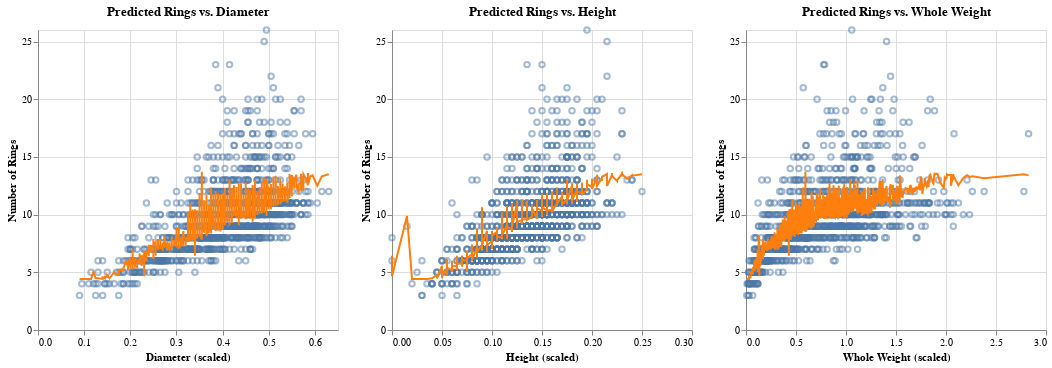

This figure's notebook cell:
### Code cell
rings_v_diameter = alt.Chart(abalone_predictions).mark_point(opacity=0.5).encode(
    x = alt.X("diameter").title("Diameter (scaled)"),
    y = alt.Y("rings").title("Number of Rings")
)

#filtered out an extreme outlier in terms of height (double the next greatest value)
rings_v_height = alt.Chart(abalone_predictions[(abalone_predictions["height"] < 0.3)]).mark_point(opacity=0.5).encode(
    x = alt.X("height").title("Height (scaled)").scale(domain=[0, 0.3]),
    y = alt.Y("rings").title("Number of Rings")
)

rings_v_weight = alt.Chart(abalone_predictions).mark_point(opacity=0.5).encode(
    x = alt.X("weight_whole").title("Whole Weight (scaled)"),
    y = alt.Y("rings").title("Number of Rings")
)

pred_rings_v_diameter = rings_v_diameter + alt.Chart(abalone_predictions, title="Predicted Rings vs. Diameter").mark_line(
    color="#ff7f0e"
).encode(
    x="diameter",
    y="predicted_rings"
)

pred_rings_v_height = rings_v_height + alt.Chart(abalone_predictions[(abalone_predictions["height"] < 0.3)], title="Predicted Rings vs. Height").mark_line(
    color="#ff7f0e"
).encode(
    x="height",
    y="predicted_rings"
)

pred_rings_v_weight = rings_v_weight + alt.Chart(abalone_predictions, title="Predicted Rings vs. Whole Weight").mark_line(
    color="#ff7f0e"
).encode(
    x="weight_whole",
    y="predicted_rings"
)

pred_rings_v_diameter | pred_rings_v_height | pred_rings_v_weight

### Figure 1 — Vega-Lite specification as saved in the notebook (floating-point values rounded to 4 significant figures; data arrays with more than 128 entries replaced by an {"elided": "..."} marker saying what was removed)
{"config": {"view": {"continuousWidth": 300, "continuousHeight": 300}}, "hconcat": [{"layer": [{"mark": {"type": "point", "opacity": 0.5}, "encoding": {"x": {"field": "diameter", "title": "Diameter (scaled)", "type": "quantitative"}, "y": {"field": "rings", "title": "Number of Rings", "type": "quantitative"}}}, {"mark": {"type": "line", "color": "#ff7f0e"}, "encoding": {"x": {"field": "diameter", "type": "quantitative"}, "y": {"field": "predicted_rings", "type": "quantitative"}}, "title": "Predicted Rings vs. Diameter"}], "data": {"name": "data-ae5ebf2a6c43d2894e15c5c7154e330f"}}, {"layer": [{"data": {"name": "data-6cd6dabe23de53e4d58924329fc73cc4"}, "mark": {"type": "point", "opacity": 0.5}, "encoding": {"x": {"field": "height", "scale": {"domain": [0, 0.3]}, "title": "Height (scaled)", "type": "quantitative"}, "y": {"field": "rings", "title": "Number of Rings", "type": "quantitative"}}}, {"data": {"name": "data-6cd6dabe23de53e4d58924329fc73cc4"}, "mark": {"type": "line", "color": "#ff7f0e"}, "encoding": {"x": {"field": "height", "type": "quantitative"}, "y": {"field": "predicted_rings", "type": "quantitative"}}, "title": "Predicted Rings vs. Height"}]}, {"layer": [{"mark": {"type": "point", "opacity": 0.5}, "encoding": {"x": {"field": "weight_whole", "title": "Whole Weight (scaled)", "type": "quantitative"}, "y": {"field": "rings", "title": "Number of Rings", "type": "quantitative"}}}, {"mark": {"type": "line", "color": "#ff7f0e"}, "encoding": {"x": {"field": "weight_whole", "type": "quantitative"}, "y": {"field": "predicted_rings", "type": "quantitative"}}, "title": "Predicted Rings vs. Whole Weight"}], "data": {"name": "data-ae5ebf2a6c43d2894e15c5c7154e330f"}}], "$schema": "https://vega.github.io/schema/vega-lite/v5.16.3.json", "datasets": {"data-ae5ebf2a6c43d2894e15c5c7154e330f": {"elided": "1045 records"}, "data-6cd6dabe23de53e4d58924329fc73cc4": {"elided": "1044 records"}}}
